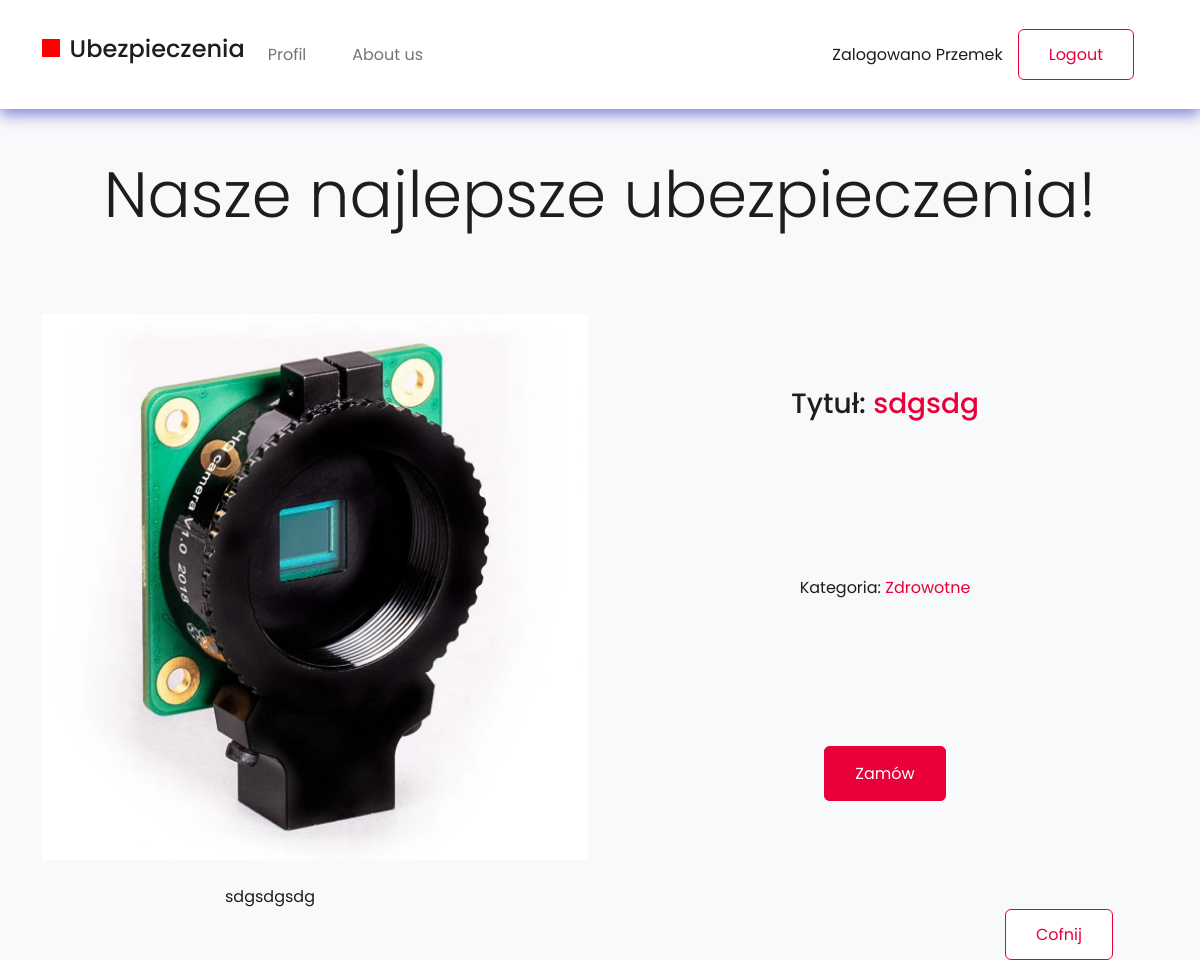
/ubezpieczenie/3/ (signed in), run on the app's committed database.
### ubezpieczenia/models.py (models this page shows, shortened)
class Ubezpieczenie(models.Model):
    tytul = models.CharField(max_length=64, blank=False)
    opis = models.TextField(default="")
    premiera = models.DateField(null=True, blank=True)
    data_zakonczenia = models.DateField(null=True, blank=True)
    znizka = models.DecimalField(max_digits=4, decimal_places=2,
                                      null=True, blank=True)
    kategoria = models.TextField(default="")
    plakat = models.ImageField(upload_to="plakaty", null=True, blank=True)
    dodatkowe = models.OneToOneField(DodatkoweInfo, on_delete=models.CASCADE, null=True, blank=True)

### ubezpieczenia/views.py (the view)
# urls.py: path('ubezpieczenie/<int:id>/', ubezpieczenie, name="ubezpieczenie"),
def ubezpieczenie(request, id):
    ubezpieczenie = get_object_or_404(Ubezpieczenie, pk=id)
    return render(request,'ubezpieczenie.html', {'ubezpieczenie': ubezpieczenie})

### templates/ubezpieczenie.html (shortened to what this page needs)
<!DOCTYPE html>
<html lang="en">
  <head>
  </head>
  <body>
    {% include "nav.html" %}
    <div class="ubezpieczenie container">
      <div class="ubezpieczenie__innerContainer">
        <div class="row">
          <div class="col-md-6">
            <img
            {% load static %}
              src="{% static ubezpieczenie.plakat %}"
              alt=""
              class="ubezpieczenie__image"
            />
          </div>
          <div class="col-md-6">
            <div class="ubezpieczenie__content">
              <h3 class="ubezpieczenie__heading">Tytuł: <span>{{ubezpieczenie.tytul}}</span></h3>
              <p class="ubezpieczenie__category">Kategoria: <span>{{ubezpieczenie.kategoria}}</span></p>
              <div class="ubezpieczenie__CTA">
                              <a href="" class="button button__red">Zamów</a>
              </div>
            </div>
            </div>
          </div>
          <div class="ubezpieczenie__desc">{{ubezpieczenie.opis}}</div>
        </div>
                  <a style="position: absolute; right:5%" class="button button__whitered" href="{% url 'index' %}">Cofnij</a>
      </div>
  </body>
</html>

### templates/nav.html (shortened to what this page needs)
<link
  href="https://cdn.jsdelivr.net/npm/bootstrap@5.1.3/dist/css/bootstrap.min.css"
  rel="stylesheet"
/>
{% load static %}
<link rel="stylesheet" type="text/css" href="{% static 'style.css' %}" />
<nav class="navbar navbar-expand-lg navbar-light">
  <div class="container row-fluid">
    <div class="collapse navbar-collapse justify-content-between">
      <ul class="navbar-nav mr-auto mt-2 mt-lg-0">
        <li class="nav-item">
          <a class="d-flex align-items-baseline" href="index.html">
            <div class="redBox"></div>
            <h4>Ubezpieczenia</h4>
          </a>
        </li>
        <li class="nav-item">
          <a class="nav-link" href="profile.html">Profil</a>
        </li>
        <li class="nav-item">
          <a class="nav-link" href="#">About us</a>
        </li>
      </ul>
    </div>
    <ul class="nav m-4 navbar-nav justify-content-between">
      <div class="d-flex align-items-baseline">
        <li class="nav-item">
          {% if user.is_authenticated %} Zalogowano {{ user.username }}
        </li>
        <a class="button button__whitered" href="{% url 'logout' %}">Logout</a>
        {% else %}
        <a class="button button__red" href="{% url 'login' %}">Login</a>
        {% endif %}
      </div>
    </ul>
  </div>
</nav>
<div class="bg-light rounded-3 p-5 mb-4 hero">
  <h2 class="display-3">Nasze najlepsze ubezpieczenia!</h2>
</div>

### styles/style.css (style rules this page uses)
body { color: black; margin: 0; font-family: 'Poppins', sans-serif; --bs-bg-opacity: 1; background-color: rgba(var(--bs-light-rgb), var(--bs-bg-opacity)) !important; }
* { color: #1d1d1b; }
a { text-decoration: none !important; color: #1d1d1b; }
.nav-link, .nav-item { margin-right: 15px; }
.redBox { width: 1.1rem; height: 1.1rem; background-color: red; margin-right: 10px; }
.hero { width: 100%; }
.hero h2 { text-align: center; }
.navbar { padding: 5px 0px; background-color: #fff; -webkit-box-shadow: 0 5px 15px #787bd9; box-shadow: 0 5px 15px #787bd9; }
.navbar a { font-size: 16px; display: -webkit-box; display: -ms-flexbox; display: flex; -webkit-box-align: center; -ms-flex-align: center; align-items: center; }
.button { cursor: pointer; font-size: 16px; }
.button__whitered { line-height: 1.1875; background: #fff; border: 1px solid #e90039; border-radius: 6px; background: white; color: #e90039; padding: 15px 30px; -webkit-transition: background 0.5s linear; transition: background 0.5s linear; position: relative; z-index: 1; }
.button__red { line-height: 1.1875; color: #fff; border: 1px solid #e90039; border-radius: 6px; background: #e90039; padding: 15px 30px; -webkit-transition: background 0.5s linear; transition: background 0.5s linear; position: relative; z-index: 1; }
img { width: 100%; }
.ubezpieczenie { position: relative; }
.ubezpieczenie__content { height: 100%; -ms-flex-pack: distribute; justify-content: space-around; display: -webkit-box; display: -ms-flexbox; display: flex; -webkit-box-orient: vertical; -webkit-box-direction: normal; -ms-flex-direction: column; flex-direction: column; -webkit-box-align: center; -ms-flex-align: center; align-items: center; }
.ubezpieczenie .row { margin-bottom: 25px; }
@media (min-width: 768px) { .ubezpieczenie__desc { max-width: 750px; margin: auto; } }
.ubezpieczenie__heading span, .ubezpieczenie__category span { color: #e90039; }

### data on the page
Ubezpieczenie: plakat (picture), tytul "sdgsdg", kategoria "Zdrowotne", opis "sdgsdgsdg"

### other printed values
{{ user.username }} "Przemek"
